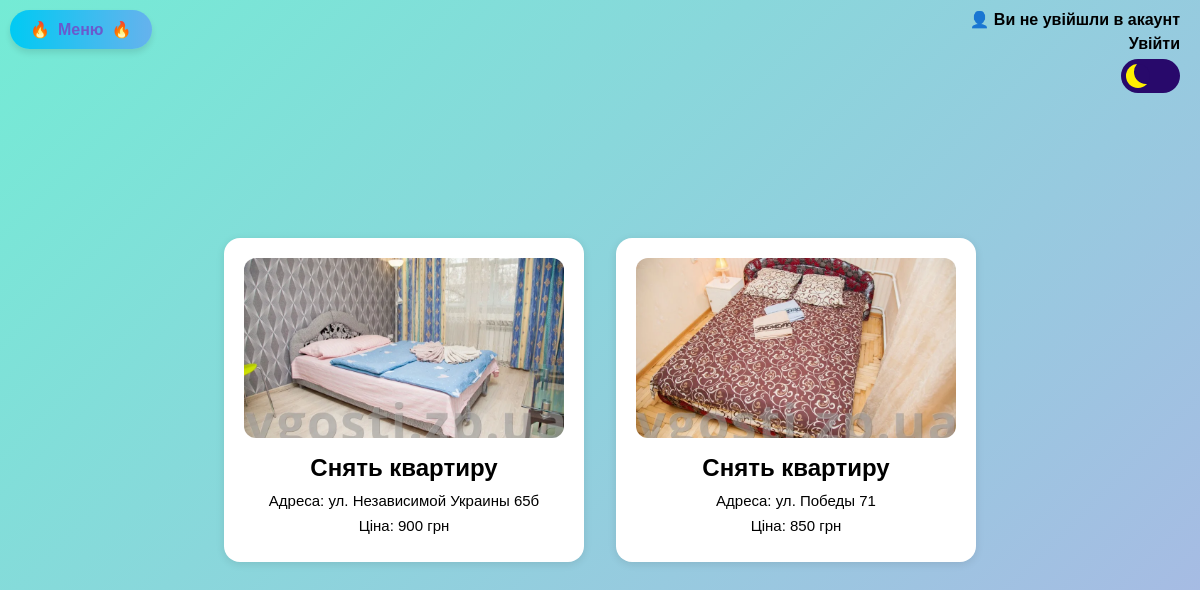
The app's page /all-room-views with its own data.
### app/models.py (models this page shows)
class Room(models.Model):
    id = models.AutoField(primary_key=True)
    owner = models.ForeignKey(settings.AUTH_USER_MODEL, on_delete=models.CASCADE)
    title = models.CharField(max_length=200)
    description = models.TextField(null=True, blank=True)
    photo = models.ImageField(upload_to='photos/')
    price = models.DecimalField(max_digits=10, decimal_places=2, default=0.00)
    address = models.CharField(max_length=255)
    phone_number = models.CharField(max_length=15)
    created_at = models.DateTimeField(auto_now_add=True)
    first_data = models.DateField()
    last_data = models.DateField()

### app/views.py (the view)
# urls.py: path('all-room-views', all_room_views, name='all-room-views'),
def all_room_views(request):
    title_query = request.GET.get('title')
    rooms = []
    if title_query:
        all_rooms = Room.objects.filter(title__icontains=title_query)
        for room in all_rooms:
            try:
                Decimal(room.price)
                rooms.append(room)
            except (InvalidOperation, TypeError, ValueError):
                continue
    else:
        rooms = list(Room.objects.all())
    context = {
        'title': 'Знайти Кімнату',
        'rooms': rooms,
        'user': request.user,
    }
    return render(request, 'all-room-views.html', context)

### app/templates/all-room-views.html (shortened to what this page needs)
{% extends 'base.html' %}
{% load static %}
{% block title %}
  <link rel="stylesheet" href="{% static 'css/all-room-views.css' %}">
{% endblock %}
{% block body %}
<div class="username-display">
  {% if user.username %}
    <a href="/settings" class="login-link">👤 {{ user.username }}</a>
    <a href="/wallet" class="login-link">({{ user.wallet }})</a>
  {% else %}
    <a href="/login" class="login-link">👤 Ви не увійшли в акаунт</a>
    <a href="/login" class="login-link">Увійти</a>
  {% endif %}
  <div class="switch-wrapper">
    <label class="switch" title="Перемкнути тему">
      <span class="slider"></span>
    </label>
  </div>
</div>
<div style="display: flex; flex-direction: row; gap: 32px; overflow-x: auto; padding: 30px;">
  {% for room in rooms %}
    <a href="{% url 'room-info' room_id=room.id %}" style="text-decoration: none; color: inherit;">
      <div class="room-card">
        {% if room.photo %}
          <img src="{{ room.photo.url }}" alt="Фото кімнати" style="width: 100%; height: 180px; object-fit: cover; border-radius: 12px; margin-bottom: 16px;">
        {% endif %}
        <h2 style="margin: 0 0 10px 0;">{{ room.title }}</h2>
        <div style="font-size: 15px; margin-bottom: 8px;">Адреса: {{ room.address }}</div>
        <div style="font-size: 15px; margin-bottom: 8px;">Ціна: {{ room.price|floatformat:"0" }} грн</div>
      </div>
    </a>
  {% empty %}
    <div>Немає кімнат для відображення.</div>
  {% endfor %}
</div>
<div class="username-display">
  {% if user.username %}
    <div id="menu" class="styled-button" onclick="redirectToMenu()">
      🔥
      <span style="color: #6a5acd; text-decoration: none; font-weight: bold;">Меню</span>
      🔥
    </div>
  {% else %}
    <div id="menu" class="styled-button" onclick="redirectToMenuNone()">
      🔥
      <span style="color: #6a5acd; text-decoration: none; font-weight: bold;">Меню</span>
      🔥
    </div>
  {% endif %}
</div>
{% endblock %}

### app/static/css/all-room-views.css (style rules this page uses)
html { height: 100%; margin: 0; padding: 0; background: linear-gradient(135deg, #74ebd5, #ACB6E5); display: flex; justify-content: center; align-items: center; font-family: Arial, sans-serif; }
html, body { height: 100%; margin: 0; padding: 0; font-family: Arial, sans-serif; display: flex; flex-direction: column; align-items: center; justify-content: center; background: linear-gradient(135deg, #74ebd5, #ACB6E5); color: #000; }
body { background: transparent; }
.username-display { position: absolute; top: 10px; right: 20px; font-weight: bold; font-size: 16px; color: #333; display: flex; flex-direction: column; align-items: flex-end; gap: 6px; }
.username-display a { color: #000; text-decoration: none; }
.styled-button { position: fixed; left: 10px; top: 10px; z-index: 1000; display: inline-flex; align-items: center; gap: 8px; background: linear-gradient(90deg, #00caf3, #66b2ed); color: #5f2eea; font-family: Arial, sans-serif; font-size: 16px; font-weight: bold; padding: 10px 20px; border: none; border-radius: 20px; box-shadow: 0 4px 6px rgba(0, 0, 0, 0.1); cursor: pointer; text-decoration: none; transition: transform 0.2s ease, box-shadow 0.2s ease; }
.styled-button span { color: #8b5cf6; text-decoration: underline; }
.room-card { min-width: 320px; max-width: 340px; border-radius: 16px; box-shadow: 0 2px 8px rgba(0, 0, 0, 0.1); padding: 20px; display: flex; flex-direction: column; align-items: center; background-color: #ffffff; transition: background-color 0.3s ease, color 0.3s ease; }
.switch { font-size: 17px; display: inline-block; width: 3.5em; height: 2em; position: relative; }
.slider { --background: #28096b; position: absolute; cursor: pointer; top: 0; left: 0; right: 0; bottom: 0; background-color: var(--background); transition: .5s; border-radius: 30px; }
.slider:before { position: absolute; content: ""; height: 1.4em; width: 1.4em; border-radius: 50%; left: 10%; bottom: 15%; box-shadow: inset 8px -4px 0px 0px #fff000; background: var(--background); transition: .5s; }

### records on screen
Room: photo (picture), title "Снять квартиру", address "ул. Независимой Украины 65б", price "900"
Room: photo (picture), title "Снять квартиру", address "ул. Победы 71", price "850"
